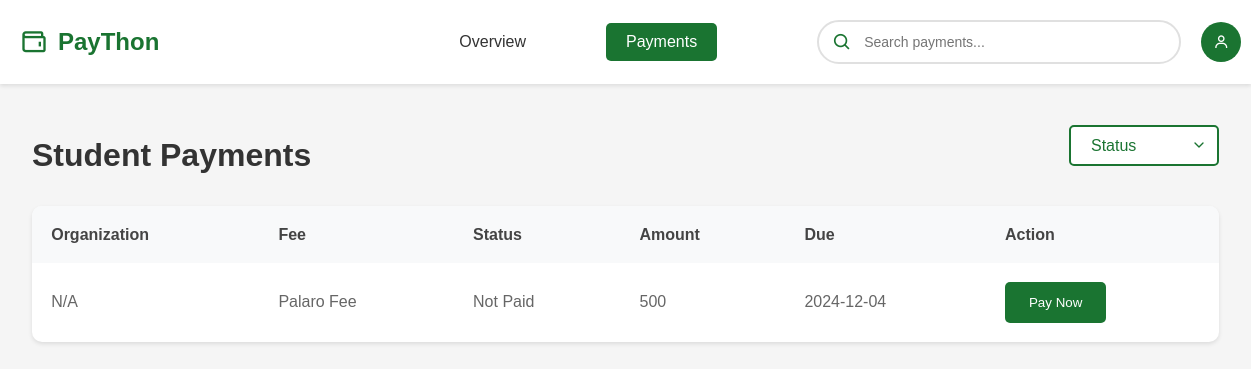
Screenshot of /student_payment.php (signed in) with the database file from the repository.
### tables this page shows
CREATE TABLE `fees` (
  `FeeID` int(11) NOT NULL,
  `school_year` VARCHAR(9) NOT NULL,
  `semester` ENUM('1st', '2nd', 'Summer') NOT NULL,
  `OrgID` varchar(100) NOT NULL,
  `FeeName` varchar(255) NOT NULL,
  `Amount` int(6) NOT NULL,
  `DueDate` date NOT NULL,
  `Description` text NOT NULL,
  PRIMARY KEY (`FeeID`, `school_year`, `semester`),
  FOREIGN KEY (`school_year`, `semester`) REFERENCES `academic_periods`(`school_year`, `semester`),
  FOREIGN KEY (`OrgID`, `school_year`, `semester`) REFERENCES `organizations`(`OrganizationID`, `school_year`, `semester`)
);

### Fee.class.php (called while the page is built, shortened)
<?php
require_once "database.class.php";
class Fee{
protected $db;
function __construct() {
    $this->db = new Database();
}
function viewFees() {
    $academicPeriod = new AcademicPeriod();
    $currentPeriod = $academicPeriod->getCurrentAcademicPeriod();
    $sql = "SELECT * FROM Fees WHERE school_year = :school_year AND semester = :semester";
    $qry = $this->db->connect()->prepare($sql);
    $qry->bindParam(':school_year', $currentPeriod['school_year']);
    $qry->bindParam(':semester', $currentPeriod['semester']);
    if ($qry->execute()) {
        return $qry->fetchAll();
    }
    return [];
}
}

### classes/academicperiod.class.php (called while the page is built, shortened)
<?php
require_once($_SERVER['DOCUMENT_ROOT'] . '/Paython/classes/database.class.php');
class AcademicPeriod {
    protected $db;
    function __construct() {
        $this->db = new Database();
    }
    function getCurrentAcademicPeriod() {
        $sql = "SELECT school_year, semester FROM academic_periods WHERE is_current = 1 LIMIT 1";
        $query = $this->db->connect()->prepare($sql);
        if ($query->execute()) {
            return $query->fetch(PDO::FETCH_ASSOC);
        }
        return null;
    }
}

### database.class.php (called while the page is built, shortened)
<?php
class Database {
    function connect() {
        try {
            $this->db = new PDO("mysql:host=localhost;dbname=PMS1", "root", "");
            $this->db->setAttribute(PDO::ATTR_ERRMODE, PDO::ERRMODE_EXCEPTION);
            return $this->db;
        } catch(PDOException $e) {
            die("Database connection failed: " . $e->getMessage());
        }
    }
}
?>

### studentfees.class.php (called while the page is built, shortened)
<?php
require_once "database.class.php";
class StudentFee {
    protected $db;
    function __construct() {
        $this->db = new Database();
    }
    function viewStudentFees() {
        $sql = "SELECT * FROM student_fees";
        $qry = $this->db->connect()->prepare($sql);
        if ($qry->execute()) {
            $data = $qry->fetchAll();
        }
        return $data;
    }
}
?>

### student_payment.php (the view, shortened to what this page needs)
<?php require_once 'fee.class.php';
      require_once 'classes/Organization.php';
      require_once 'studentfees.class.php';
      require_once 'classes/academicperiod.class.php';
?>
<!DOCTYPE html>
<html lang="en">
<head>
    <link href='https://unpkg.com/boxicons@2.0.7/css/boxicons.min.css' rel='stylesheet'>
    <link rel="stylesheet" href="header.css">
    <link rel="stylesheet" href="student_payment.css">
</head>
<body>
    <?php include 'header.php'; ?>
    <main class="main">
        <div class="title-section">
            <h1 class="title">Student Payments</h1>
            <div class="filter-container">
                <select class="filter-dropdown">
                    <option value="all">Status</option>
                </select>
            </div>
        </div>
        <?php
$loggedInStudentID = $_SESSION['StudentID'];
?>
<table class="payment-table">
    <thead>
        <tr>
            <th>Organization</th>
            <th>Fee</th>
            <th>Status</th>
            <th>Amount</th>
            <th>Due</th>
            <th>Action</th>
        </tr>
    </thead>
    <tbody>
        <?php
        $fee = new Fee;
        $studentfee = new StudentFee;
        $studentFeeInfo = $studentfee->viewStudentFees();
        $feeInfo = $fee->viewFees();
foreach ($feeInfo as $fee) {
    $feeID = $fee['FeeID'];
    $feeName = $fee['FeeName'];
    $amount = $fee['Amount'];
    $Due = $fee ['DueDate'];
    $studentFee = null;
    foreach ($studentFeeInfo as $studentFeeRecord) {
        if ($studentFeeRecord['studentID'] === $loggedInStudentID && $studentFeeRecord['feeID'] === $feeID) {
            $studentFee = $studentFeeRecord;
            break;
        }
    }
    if ($studentFee === null) {
        $status = 'Not Paid';
    } else {
        $status = isset($studentFee['Status']) && $studentFee['Status'] === 'Paid' ? 'Paid' : 'Not Paid';
    }
    $organizationName = 'N/A';
    echo "<tr data-fee-id='{$feeID}' data-organization-id='" . ($studentFee['OrganizationID'] ?? '') . "'>
            <td>{$organizationName}</td>
            <td>{$feeName}</td>
            <td>{$status}</td>
            <td>{$amount}</td>
            <td>{$Due}</td>
            <td><button class='action-button pay-now' id='payNowBtn'
                data-fee-id='{$feeID}'
                data-fee-name='{$feeName}'
                data-organization='{$organizationName}'
                data-amount='{$amount}'
                data-due='{$Due}'>Pay Now</button></td>
        </tr>";
}
?>
    </tbody>
</table>
    </main>
</body>
</html>

### student_payment.css (style rules this page uses)
body { margin: 0; padding: 0; font-family: 'Poppins', sans-serif; background-color: #f5f5f5; }
.main { padding: 2rem; max-width: 1200px; margin: 0 auto; }
.title { font-size: 2rem; margin-bottom: 0; color: #333; }
.payment-table { width: 100%; border-collapse: collapse; background-color: white; border-radius: 10px; overflow: hidden; box-shadow: 0 2px 4px rgba(0,0,0,0.1); }
.payment-table th { background-color: #f8f9fa; padding: 1.2rem; text-align: left; color: #444; font-weight: 600; }
.payment-table td { padding: 1.2rem; border-bottom: 1px solid #eee; color: #666; }
.payment-table tr:last-child td { border-bottom: none; }
.action-button { padding: 0.8rem 1.5rem; border-radius: 5px; border: none; cursor: pointer; font-weight: 500; transition: all 0.3s ease; }
.pay-now { background-color: #1a7431; color: white; }
.title-section { display: flex; justify-content: space-between; align-items: center; margin-bottom: 2rem; }
.filter-container { position: relative; }
.filter-dropdown { padding: 10px 20px; border: 2px solid #1a7431; border-radius: 5px; background-color: white; color: #1a7431; font-size: 1rem; cursor: pointer; outline: none; font-family: 'Poppins', sans-serif; min-width: 150px; }
.filter-dropdown { appearance: none; -webkit-appearance: none; -moz-appearance: none; background-repeat: no-repeat; background-position: right 10px center; background-size: 1em; padding-right: 40px; }
:root { --primary-color: #27AE60; --background-mint: #E8F5E9; --text-color: #333; --border-color: #e0e0e0; }
body { font-family: Arial, sans-serif; }
select { width: 100%; padding: 10px; border: 1px solid var(--primary-color); border-radius: 8px; font-size: 14px; color: #666; appearance: none; background-position: right 10px center; background-color: white; }

### rows the page displays
fees: organizationName "N/A", FeeName "Palaro Fee", status "Not Paid", Amount "500", DueDate "2024-12-04"
